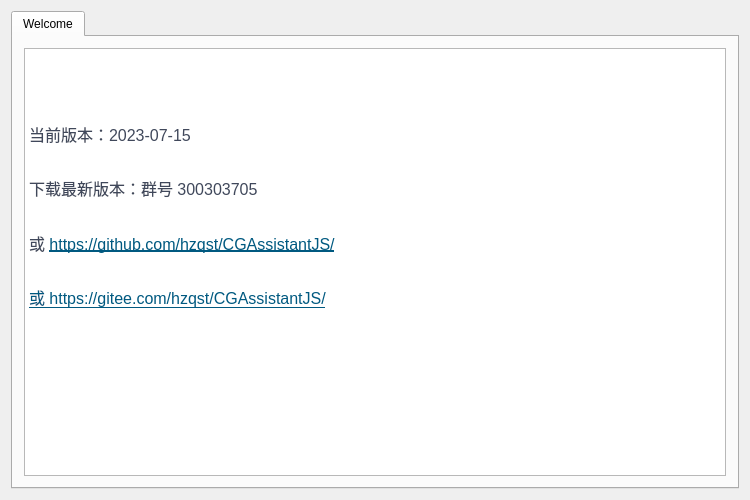
<?xml version="1.0" encoding="UTF-8"?>
<ui version="4.0">
 <class>MainWindow</class>
 <widget class="QMainWindow" name="MainWindow">
  <property name="geometry">
   <rect>
    <x>0</x>
    <y>0</y>
    <width>750</width>
    <height>500</height>
   </rect>
  </property>
  <property name="minimumSize">
   <size>
    <width>300</width>
    <height>200</height>
   </size>
  </property>
  <property name="maximumSize">
   <size>
    <width>16777215</width>
    <height>16777215</height>
   </size>
  </property>
  <property name="windowTitle">
   <string>CGAssistant</string>
  </property>
  <property name="windowIcon">
   <iconset resource="resource.qrc">
    <normaloff>:/PUK3.ico</normaloff>:/PUK3.ico</iconset>
  </property>
  <property name="iconSize">
   <size>
    <width>24</width>
    <height>24</height>
   </size>
  </property>
  <widget class="QWidget" name="centralWidget">
   <layout class="QHBoxLayout" name="horizontalLayout">
    <item>
     <widget class="QTabWidget" name="tabWidget">
      <property name="currentIndex">
       <number>0</number>
      </property>
      <property name="iconSize">
       <size>
        <width>16</width>
        <height>16</height>
       </size>
      </property>
      <property name="documentMode">
       <bool>false</bool>
      </property>
      <widget class="QWidget" name="tab_1">
       <attribute name="title">
        <string>Welcome</string>
       </attribute>
       <layout class="QHBoxLayout" name="horizontalLayout_2">
        <item>
         <layout class="QVBoxLayout" name="verticalLayout_tab">
          <item>
           <widget class="QTextEdit" name="textEdit">
            <property name="documentTitle">
             <string/>
            </property>
            <property name="readOnly">
             <bool>true</bool>
            </property>
            <property name="html">
             <string>&lt;!DOCTYPE HTML PUBLIC &quot;-//W3C//DTD HTML 4.0//EN&quot; &quot;http://www.w3.org/TR/REC-html40/strict.dtd&quot;&gt;
&lt;html&gt;&lt;head&gt;&lt;meta name=&quot;qrichtext&quot; content=&quot;1&quot; /&gt;&lt;meta charset=&quot;utf-8&quot; /&gt;&lt;style type=&quot;text/css&quot;&gt;
p, li { white-space: pre-wrap; }
&lt;/style&gt;&lt;/head&gt;&lt;body style=&quot; font-family:'Microsoft YaHei UI'; font-size:9pt; font-weight:400; font-style:normal;&quot;&gt;
&lt;p style=&quot; margin-top:0px; margin-bottom:0px; margin-left:0px; margin-right:0px; -qt-block-indent:0; text-indent:0px;&quot;&gt;&lt;img src=&quot;:/logo.png&quot; /&gt;&lt;/p&gt;
&lt;p style=&quot;-qt-paragraph-type:empty; margin-top:0px; margin-bottom:16px; margin-left:0px; margin-right:0px; -qt-block-indent:0; text-indent:0px; line-height:160%; font-family:'-apple-system,BlinkMacSystemFont,Segoe UI,Helvetica,Arial,Apple Color Emoji,Segoe UI Emoji,Segoe UI Symbol,Liberation Sans,PingFang SC,Microsoft YaHei,Hiragino Sans GB,Wenquanyi Micro Hei,WenQuanYi Zen Hei,ST Heiti,SimHei,SimSun,WenQuanYi Zen Hei Sharp,sans-serif'; font-size:16px; color:#40485b; background-color:#ffffff;&quot;&gt;&lt;br /&gt;&lt;/p&gt;
&lt;p style=&quot; margin-top:0px; margin-bottom:16px; margin-left:0px; margin-right:0px; -qt-block-indent:0; text-indent:0px; line-height:160%; background-color:#ffffff;&quot;&gt;&lt;span style=&quot; font-family:'-apple-system,BlinkMacSystemFont,Segoe UI,Helvetica,Arial,Apple Color Emoji,Segoe UI Emoji,Segoe UI Symbol,Liberation Sans,PingFang SC,Microsoft YaHei,Hiragino Sans GB,Wenquanyi Micro Hei,WenQuanYi Zen Hei,ST Heiti,SimHei,SimSun,WenQuanYi Zen Hei Sharp,sans-serif'; font-size:16px; color:#40485b; background-color:#ffffff;&quot;&gt;当前版本：2023-07-15&lt;/span&gt;&lt;/p&gt;
&lt;p style=&quot; margin-top:0px; margin-bottom:16px; margin-left:0px; margin-right:0px; -qt-block-indent:0; text-indent:0px; line-height:160%; background-color:#ffffff;&quot;&gt;&lt;span style=&quot; font-family:'-apple-system,BlinkMacSystemFont,Segoe UI,Helvetica,Arial,Apple Color Emoji,Segoe UI Emoji,Segoe UI Symbol,Liberation Sans,PingFang SC,Microsoft YaHei,Hiragino Sans GB,Wenquanyi Micro Hei,WenQuanYi Zen Hei,ST Heiti,SimHei,SimSun,WenQuanYi Zen Hei Sharp,sans-serif'; font-size:16px; color:#40485b; background-color:#ffffff;&quot;&gt;下载最新版本：群号 300303705&lt;/span&gt;&lt;/p&gt;
&lt;p style=&quot; margin-top:0px; margin-bottom:16px; margin-left:0px; margin-right:0px; -qt-block-indent:0; text-indent:0px; line-height:160%; background-color:#ffffff;&quot;&gt;&lt;span style=&quot; font-family:'-apple-system,BlinkMacSystemFont,Segoe UI,Helvetica,Arial,Apple Color Emoji,Segoe UI Emoji,Segoe UI Symbol,Liberation Sans,PingFang SC,Microsoft YaHei,Hiragino Sans GB,Wenquanyi Micro Hei,WenQuanYi Zen Hei,ST Heiti,SimHei,SimSun,WenQuanYi Zen Hei Sharp,sans-serif'; font-size:16px; color:#40485b; background-color:#ffffff;&quot;&gt;或 &lt;/span&gt;&lt;a href=&quot;https://github.com/hzqst/CGAssistant/&quot;&gt;&lt;span style=&quot; font-family:'-apple-system,BlinkMacSystemFont,Segoe UI,Helvetica,Arial,Apple Color Emoji,Segoe UI Emoji,Segoe UI Symbol,Liberation Sans,PingFang SC,Microsoft YaHei,Hiragino Sans GB,Wenquanyi Micro Hei,WenQuanYi Zen Hei,ST Heiti,SimHei,SimSun,WenQuanYi Zen Hei Sharp,sans-serif'; font-size:16px; text-decoration: underline; color:#005980; background-color:transparent;&quot;&gt;https://github.com/hzqst/CGAssistantJS/&lt;/span&gt;&lt;/a&gt;&lt;/p&gt;
&lt;p style=&quot; margin-top:0px; margin-bottom:16px; margin-left:0px; margin-right:0px; -qt-block-indent:0; text-indent:0px; line-height:160%; background-color:#ffffff;&quot;&gt;&lt;a href=&quot;https://github.com/hzqst/CGAssistantJS/issues&quot;&gt;&lt;span style=&quot; font-family:'-apple-system,BlinkMacSystemFont,Segoe UI,Helvetica,Arial,Apple Color Emoji,Segoe UI Emoji,Segoe UI Symbol,Liberation Sans,PingFang SC,Microsoft YaHei,Hiragino Sans GB,Wenquanyi Micro Hei,WenQuanYi Zen Hei,ST Heiti,SimHei,SimSun,WenQuanYi Zen Hei Sharp,sans-serif'; font-size:16px; text-decoration: underline; color:#005980; background-color:transparent;&quot;&gt;或 &lt;/span&gt;&lt;/a&gt;&lt;a href=&quot;https://github.com/hzqst/CGAssistant/&quot;&gt;&lt;span style=&quot; font-family:'-apple-system,BlinkMacSystemFont,Segoe UI,Helvetica,Arial,Apple Color Emoji,Segoe UI Emoji,Segoe UI Symbol,Liberation Sans,PingFang SC,Microsoft YaHei,Hiragino Sans GB,Wenquanyi Micro Hei,WenQuanYi Zen Hei,ST Heiti,SimHei,SimSun,WenQuanYi Zen Hei Sharp,sans-serif'; font-size:16px; text-decoration: underline; color:#005980; background-color:transparent;&quot;&gt;https://gitee.com/hzqst/CGAssistantJS/&lt;/span&gt;&lt;/a&gt;&lt;/p&gt;&lt;/body&gt;&lt;/html&gt;</string>
            </property>
            <property name="overwriteMode">
             <bool>true</bool>
            </property>
           </widget>
          </item>
         </layout>
        </item>
       </layout>
      </widget>
     </widget>
    </item>
   </layout>
  </widget>
 </widget>
 <layoutdefault spacing="6" margin="11"/>
 <resources>
  <include location="resource.qrc"/>
 </resources>
 <connections/>
</ui>
